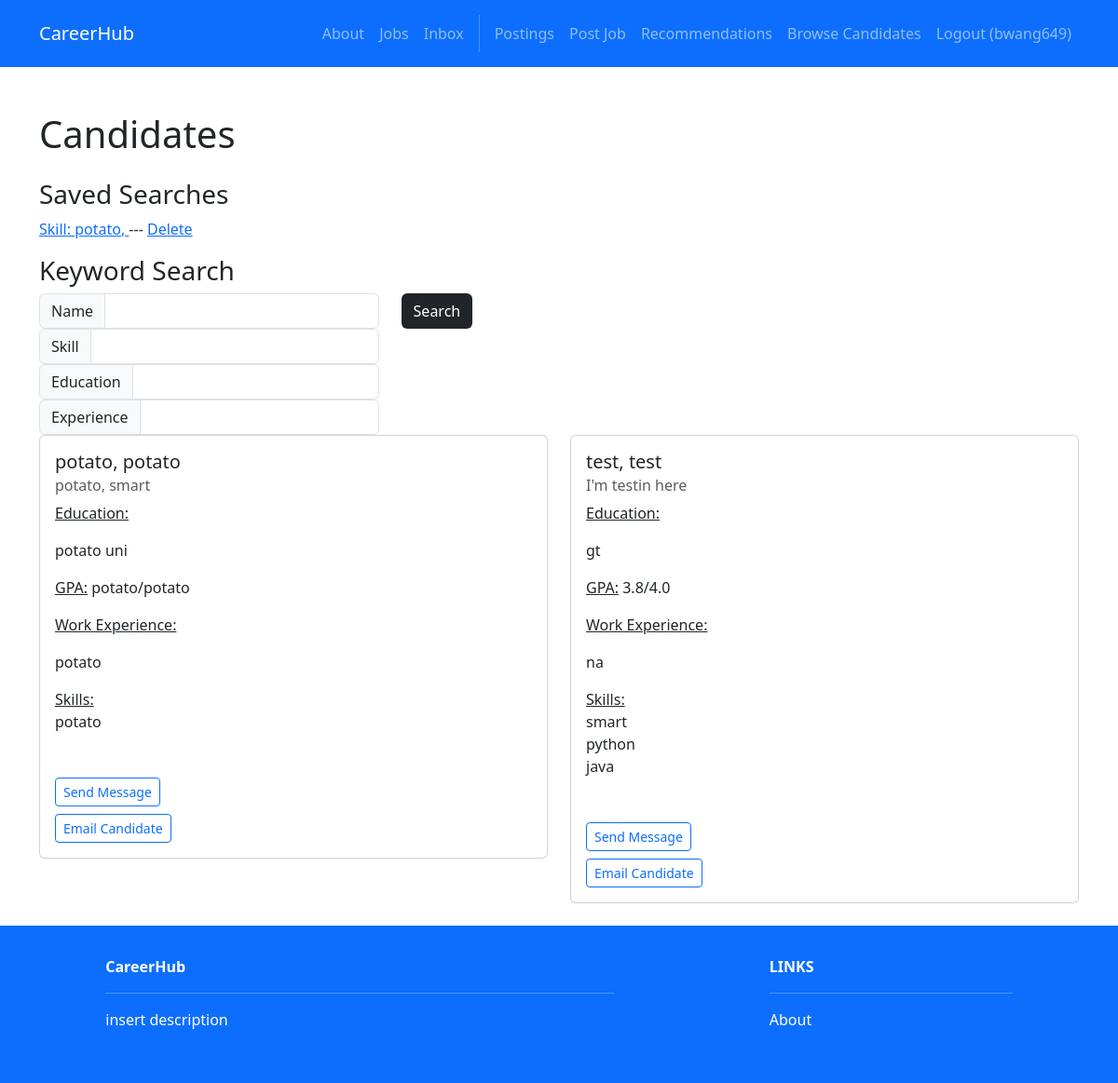
Page /recruiters/candidates (signed in) on the committed database.
### accounts/models.py (models this page shows)
class User(AbstractUser):
    firstname = models.CharField(max_length=150, blank=True)
    lastname = models.CharField(max_length=150, blank=True)
    username = models.CharField(max_length=150, unique=True)
    password = models.CharField(max_length=128)
    ROLE_CHOICES = [
        ('seeker', 'Job Seeker'),
        ('recruiter', 'Recruiter'),
    ]
    role = models.CharField(max_length=10, choices=ROLE_CHOICES, default='seeker')

### recruiters/models.py (models this page shows)
class SavedSearch(models.Model):
    id = models.AutoField(primary_key=True)
    name = models.TextField()
    skill = models.TextField()
    education = models.TextField()
    experience = models.TextField()
    user = models.ForeignKey(User, on_delete=models.CASCADE)
    result_count = models.IntegerField()
    new_results = models.IntegerField()

### profiles/models.py (models this page shows)
class Profile(models.Model):
    user = models.OneToOneField(User, on_delete=models.CASCADE)
    headline = models.CharField(max_length=200)
    skills = models.ManyToManyField('Skill')
    education = models.TextField()
    gpa = models.CharField(max_length=20)
    work_experience = models.TextField()
    links = models.TextField()
    created_at = models.DateTimeField(auto_now_add=True)
    updated_at = models.DateTimeField(auto_now=True)
    profile_visible = models.BooleanField(default=True)  # Master toggle for entire profile
    headline_public = models.BooleanField(default=True)
    skills_public = models.BooleanField(default=True)
    education_public = models.BooleanField(default=True)
    gpa_public = models.BooleanField(default=True)
    work_experience_public = models.BooleanField(default=True)
    links_public = models.BooleanField(default=True)
    email_public = models.BooleanField(default=True)

class Skill(models.Model):
    name = models.CharField(max_length=100, unique=True)

### recruiters/views.py (the view)
# urls.py: path('candidates', views.candidates, name='recruiters.candidates'),
@login_required
def candidates(request):
    name_term = request.GET.get('search_name')
    skill_term = request.GET.get('search_skill')
    education_term = request.GET.get('search_education')
    experience_term = request.GET.get('search_experience')
    valid_search = name_term or skill_term or education_term or experience_term
    if valid_search:
        candidates = Profile.objects.filter(user__first_name__contains=name_term) | Profile.objects.filter(user__last_name__contains=name_term)
        candidates = candidates.filter(education__contains=education_term).filter(work_experience__contains=experience_term)
        if (skill_term):
            candidates = candidates.filter(skills__name__contains=skill_term)
    else:
        candidates = Profile.objects.all().order_by('-created_at')
    candidates = candidates.filter(profile_visible=True)
    results = candidates.__len__
    search_id = request.GET.get('search_id')
    saved_searches = SavedSearch.objects.filter(user=request.user)
    for search in saved_searches:
        search_results = Profile.objects.filter(user__first_name__contains=search.name) | Profile.objects.filter(user__last_name__contains=search.name)
        search_results = search_results.filter(education__contains=search.education).filter(work_experience__contains=search.experience)
        if (search.skill):
            search_results = search_results.filter(skills__name__contains=search.skill)
        search_results = search_results.filter(profile_visible=True)
        search.new_results = (search_results.count())
        search.save()
    if search_id:
        current_search = SavedSearch.objects.get(id=search_id)
        current_search.result_count = current_search.new_results
        current_search.save()
    return render(request, 'recruiters/candidates.html', {
        'candidates': candidates,
        'valid_search': valid_search,
        'name': name_term,
        'skill': skill_term,
        'education': education_term,
        'experience': experience_term,
        'results': results,
        'saved_searches': saved_searches
    })

### recruiters/templates/recruiters/candidates.html (shortened to what this page needs)
{% extends 'base.html' %}
{% load custom_tags %}
{% block content %}
<div class="container mt-5">
    <h1>Candidates</h1>
    <div class="row mt-4">
        {% if saved_searches %}
            <h3>Saved Searches</h3>
            {% for search in saved_searches %}
            <p>
                <a href="{% url 'recruiters.candidates' %}?search_name={{search.name}}&search_skill={{search.skill}}&search_education={{search.education}}&search_experience={{search.experience}}&search_id={{search.id}}">
                    {% if search.skill %}
                        Skill: {{search.skill}},
                    {% endif %}
                    </a>
                    ---
                    <a href="{% url 'recruiters.delete_search' search.id %}">Delete</a>
            </p>
            {% endfor %}
        {% endif %}
        <h3>Keyword Search</h3>
        <form method="GET">
            <div class="row">
                <div class="col-auto">
                    <div class="input-group col-auto">
                        <div class="input-group-text">Name</div>
                        <input type="text" class="form-control" name="search_name">
                    </div>
                    <div class="input-group col-auto">
                        <div class="input-group-text">Skill</div>
                        <input type="text" class="form-control" name="search_skill">
                    </div>
                    <div class="input-group col-auto">
                        <div class="input-group-text">Education</div>
                        <input type="text" class="form-control" name="search_education">
                    </div>
                    <div class="input-group col-auto">
                        <div class="input-group-text">Experience</div>
                        <input type="text" class="form-control" name="search_experience">
                    </div>
                </div>
                <div class="col-auto">
                    <button class="btn bg-dark text-white" type="submit">Search</button><br><br>
                </div>
            </div>
        </form>
        {% for profile in candidates %}
        <div class="col-md-6 mb-4">
            <div class="card">
                <div class="card-body">
                    {% if profile.user %}
                        <h5 class="card-title">{{ profile.user.last_name }}, {{profile.user.first_name }}</h5>
                        {% if profile.headline_public %}
                            <h6 class="card-subtitle mb-2 text-muted">{{ profile.headline }}</h6>
                        {% endif %}
                    {% endif %}
                    {% if profile.education_public %}
                        <p class="card-text"><u>Education:</u> {{ profile.education|linebreaks }}</p>
                    {% endif %}
                    {% if profile.gpa_public %}
                        <p class="card-text"><u>GPA:</u> {{ profile.gpa }}</p>
                    {% endif %}
                    {% if profile.work_experience_public %}
                        <p class="card-text"><u>Work Experience:</u> {{ profile.work_experience|linebreaks }}</p>
                    {% endif %}
                    {% if profile.skills_public %}
                        <p class="card-text"><u>Skills:</u>
                        {% for skill in profile.skills.all %}
                            <br>{{ skill.name }}
                        {% endfor %}
                        </p>
                    {% endif %}
                    <br><a href="{% url 'inbox.compose' profile.user.id%}" class="btn btn-sm btn-outline-primary mt-2">
                        Send Message
                    </a>
                    {% if profile.email_public and profile.user.email %}
                    <br><a href="#" class="btn btn-sm btn-outline-primary mt-2"
                    data-bs-toggle="modal"
                    data-bs-target="#emailCandidateModal"
                    data-candidate-email="{{ profile.user.email }}"
                    data-candidate-name="{{ profile.user.first_name }} {{ profile.user.last_name }}">
                        Email Candidate
                    </a>
                    {% else %}
                    <span class="text-muted mt-2 d-block">Email not available for this candidate.</span>
                    {% endif %}
                </div>
            </div>
        </div>
        {% endfor %}
    </div>
</div>
{% endblock %}

### CareerHub/templates/base.html (shortened to what this page needs)
<!DOCTYPE html>
<html>
  {% load static %}
  <head>
    <link href=
      "https://cdn.jsdelivr.net/npm/bootstrap@5.3.3/dist/css/bootstrap.min.css" rel="stylesheet"
>
    <link rel=
      "stylesheet"  href="https://cdnjs.cloudflare.com/ajax/libs/font-awesome/6.1.1/css/all.min.css">
  </head>
  <body>
     <nav class="p-3 navbar navbar-dark bg-primary navbar-expand-lg">
      <div class="container">
        <a class="navbar-brand"
           href="{% url 'home.index' %}"> CareerHub
        </a>
        <div class="collapse navbar-collapse"
             id="navbarNavAltMarkup">
           <div class="navbar-nav ms-auto navbar-ml">
            <a class="nav-link"
               href="{% url 'home.about' %}">About</a>
            <a class="nav-link"
              href="{% url 'jobs.index' %}">Jobs</a>
            {% if user.is_authenticated %}
            <a class="nav-link"
              href="{% url 'inbox.index' %}">Inbox</a>
            {% endif %}
            {% if user.is_authenticated %}
              {% if user.role == "recruiter" %}
                <a class="nav-link" href="{% url 'recruiters.index' %}">Postings</a>
                <a class="nav-link" href="{% url 'recruiters.create' %}">Post Job</a>
                <a class="nav-link" href="{% url 'recruiters.recommendations' %}">Recommendations</a>
                <a class="nav-link" href="{% url 'recruiters.candidates' %}">Browse Candidates</a>
              {% else %}
                <a class="nav-link" href="{% url 'profiles.view' %}">Profile</a>
                <a class="nav-link" href="{% url 'jobs.recommendations' %}">Recommendations</a>
                <a class="nav-link" href="{% url 'jobs.applications' %}">Applications</a>
              {% endif %}
              <a class="nav-link" href="{% url 'accounts.logout' %}">Logout ({{user.username }})</a>
            {% else %}
              <a class="nav-link" href="{% url 'accounts.login' %}">Login</a>
              <a class="nav-link" href="{% url 'accounts.signup' %}">Sign Up</a>
            {% endif %}
          </div>
        </div>
      </div>
    </nav>
    <div>
      {% block content %}
      {% endblock content %}
    </div>
     <section class="p-3 ms-footer bg-primary d-none d-md-block">
      <div class="container">
        <div class="row mt-3 text-white">
          <div class="col-md-6 col-lg-6 col-xl-6 mx-auto mb-4">
            <b>CareerHub</b>
            <hr />
            <p>
              insert description
            </p>
          </div>
          <div class="col-md-3 col-lg-3 col-xl-3 mx-auto mb-4">
            <b>LINKS</b>
            <hr />
            <p><a class="nav-link"
              href="{% url 'home.about' %}">
              About
            </a></p>
          </div>
        </div>
      </div>
    </section>
  </body>
</html>

### rows in the picture
User: username "bwang649"
SavedSearch: skill "potato"
Profile: user.last_name "potato", user.first_name "potato", headline "potato, smart", education "potato uni", gpa "potato/potato", work_experience "potato"
Skill: name "potato"
Profile: user.last_name "test", user.first_name "test", headline "I'm testin here", education "gt", gpa "3.8/4.0", work_experience "na"
Skill: name "smart"
Skill: name "python"
Skill: name "java"
